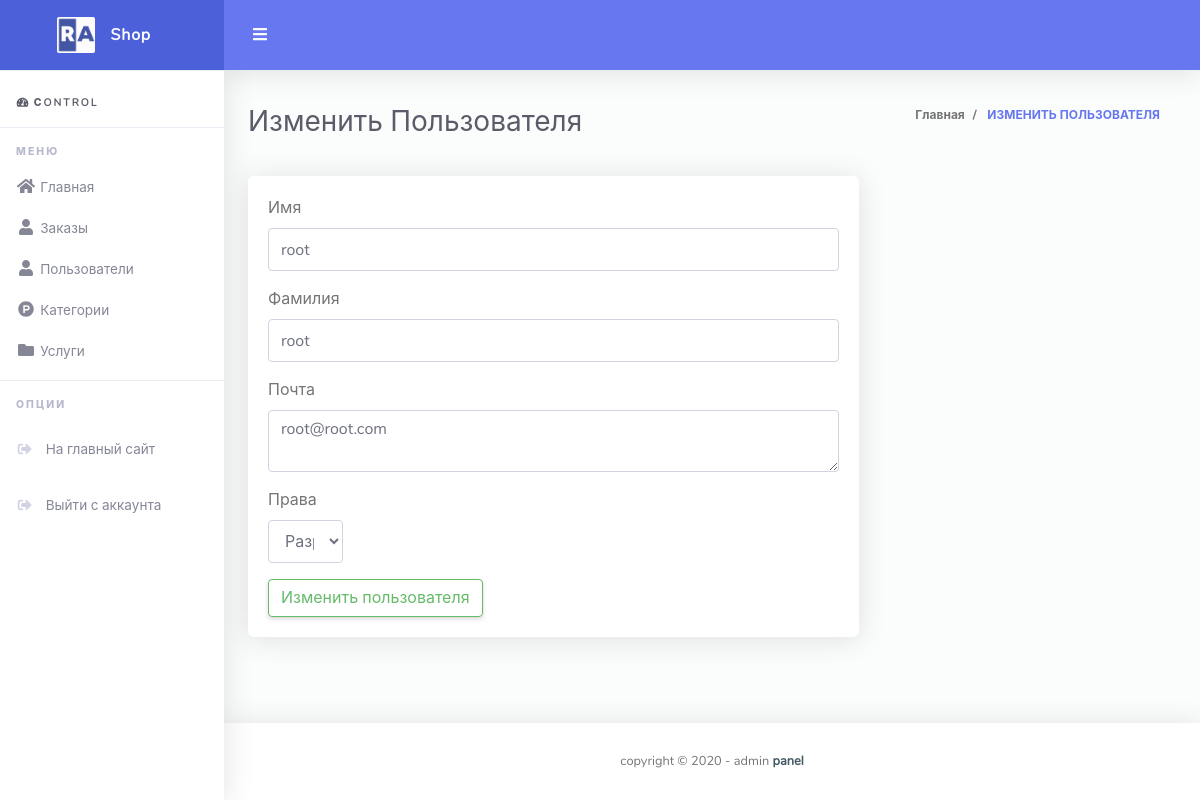
The page /admin/options/users/edit_user.php?id=1 (signed in) on the database its author committed.
### tables this page shows
CREATE TABLE `customers` (
  `id` int(11) NOT NULL,
  `login` varchar(9) DEFAULT NULL,
  `first_name` varchar(20) NOT NULL,
  `last_name` varchar(20) DEFAULT NULL,
  `phone` varchar(255) DEFAULT NULL,
  `email` varchar(255) NOT NULL,
  `password` varchar(255) NOT NULL,
  `confirm_mail` varchar(255) NOT NULL,
  `verifided` int(1) NOT NULL DEFAULT 0,
  `rights` int(1) NOT NULL DEFAULT 0,
  `photo` longblob DEFAULT NULL
);

### admin/options/users/edit_user.php (the view, shortened to what this page needs)
<?php
include $_SERVER['DOCUMENT_ROOT'] . "/configs/db.php";
?>
<!DOCTYPE html>
<html lang="en">
<head>
    <?php include $_SERVER['DOCUMENT_ROOT'] . "/admin/parts/head.php" ?>
</head>
<body id="page-top">
<div id="wrapper">
    <?php
    include $_SERVER['DOCUMENT_ROOT'] . "/admin/parts/nav.php"
    ?>
    <div id="content-wrapper" class="d-flex flex-column">
        <div id="content">
            <nav class="navbar navbar-expand navbar-light bg-navbar topbar mb-4 static-top">
                <button id="sidebarToggleTop" class="btn btn-link rounded-circle mr-3">
                    <i class="fa fa-bars"></i>
                </button>
            </nav>
            <div class="container-fluid" id="container-wrapper">
                        <?php
                        include $_SERVER['DOCUMENT_ROOT'] . "/admin/parts/breadcrumb.php"
                        ?>
                <div class="row">
                    <div class="col-md-8">
                        <div class="card">
                            <div class="card-body">
                                <form method="POST" enctype="multipart/form-data">
                                    <div class="row">
                                       <?php
                                            $sql = "SELECT * FROM customers WHERE id=" . $_GET['id'];
                                            $result = $connect->query($sql);
                                            $data = mysqli_fetch_assoc($result);
                                            ?>
                                        <div class="col-md-12">
                                            <div class="form-group">
                                                <label>Имя</label>
                                                <input name="first_name" type="text" class="form-control" placeholder="" value="<?php echo $data["first_name"]; ?>">
                                            </div>
                                        </div>
                                        <div class="col-md-12">
                                            <div class="form-group">
                                                <label>Фамилия</label>
                                                <input name="last_name" type="text" class="form-control" placeholder="Короткое писание" maxlength="60" value="<?php echo $data["last_name"]; ?>">
                                            </div>
                                        </div>
                                        <div class="col-md-12">
                                            <div class="form-group">
                                                <label>Почта</label>
                                                <textarea name="email" type="text" class="form-control" value=""><?php echo $data["email"]; ?></textarea>
                                            </div>
                                        </div>
                                        <div class="col-md-2">
                                            <div class="form-group">
                                                <label>Права</label>
                                                    <select class="form-control" name="rights" id="">
                                                        <?php
                                                        if($data['rights'] == 1){
                                                        ?>
                                                        <option value="1">Разработчик</option>
                                                        <?php } ?>
                                                    </select>
                                            </div>
                                        </div>
                                    </div>
                                    <button name="submit" value="1" type="submit" class="btn btn-outline-success btn-fill pull-right">Изменить пользователя</button>
                                </form>
                            </div>
                        </div>
                    </div>
                </div>
            </div>
        </div>
        <?php include $_SERVER['DOCUMENT_ROOT'] . "/admin/parts/footer.php" ?>
    </div>
</div>
</body>
</html>

### rows shown on the page
customers: first_name "root", last_name "root", email "root@root.com", rights "Разработчик"

### other values the page prints
$page "Изменить Пользователя"
$page "ИЗМЕНИТЬ ПОЛЬЗОВАТЕЛЯ"
